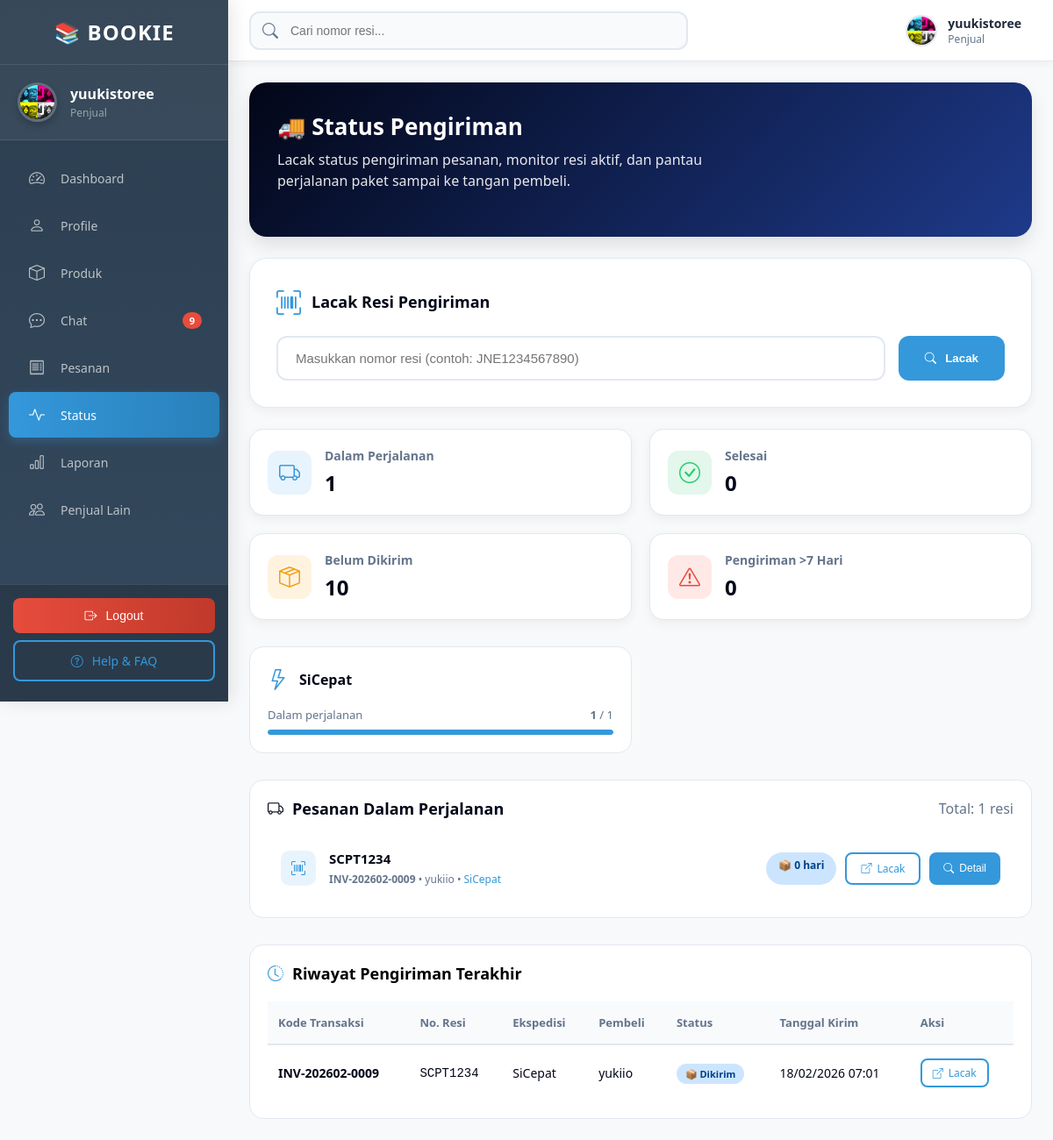
The app's page /penjual/status.php (signed in) with its own data.
### tables this page shows
CREATE TABLE `users` (
  `id` int(11) NOT NULL,
  `nama` varchar(100) NOT NULL,
  `email` varchar(100) NOT NULL,
  `no_hp` varchar(20) DEFAULT NULL,
  `alamat` text DEFAULT NULL,
  `foto` varchar(255) DEFAULT NULL,
  `password` varchar(255) NOT NULL,
  `role` enum('super_admin','penjual','pembeli') DEFAULT 'pembeli',
  `created_at` timestamp NOT NULL DEFAULT current_timestamp(),
  `aktif` enum('ya','tidak') DEFAULT 'ya',
  `status` enum('online','offline') DEFAULT 'offline',
  `last_activity` datetime DEFAULT NULL
);

CREATE TABLE `transaksi` (
  `id` int(11) NOT NULL,
  `kode_transaksi` varchar(50) NOT NULL,
  `id_user` int(11) NOT NULL,
  `penjual_id` int(11) NOT NULL,
  `total` int(11) NOT NULL,
  `status` enum('pending','dibayar','dikirim','selesai') DEFAULT 'pending',
  `bukti_transfer` varchar(255) DEFAULT NULL,
  `catatan` text DEFAULT NULL,
  `no_resi` varchar(50) DEFAULT NULL,
  `resi_ekspedisi` varchar(30) DEFAULT NULL,
  `created_at` timestamp NOT NULL DEFAULT current_timestamp(),
  `updated_at` timestamp NULL DEFAULT NULL ON UPDATE current_timestamp()
);

### penjual/status.php (the view, shortened to what this page needs)
<?php
include "../config/database.php";
$idPenjual = $_SESSION['user']['id'];
$qUser = mysqli_query($conn, "SELECT * FROM users WHERE id='$idPenjual' LIMIT 1");
$user  = mysqli_fetch_assoc($qUser);
$namaPenjual = $user['nama'] ?? 'Penjual';
$fotoUser = $user['foto'] ?? '';
$fotoPath = (!empty($fotoUser) && file_exists("../uploads/" . $fotoUser))
    ? "../uploads/" . $fotoUser
    : "../assets/img/user.png";
$qUnreadChat = mysqli_query($conn, "
    SELECT COUNT(*) as total FROM chat
    WHERE penerima_id = '$idPenjual'
    AND dibaca = 0
");
$unreadChat = 0;
if ($qUnreadChat) {
    $dataChat = mysqli_fetch_assoc($qUnreadChat);
    $unreadChat = $dataChat['total'] ?? 0;
}
$qResiAktif = mysqli_query($conn, "
    SELECT
        t.id,
        CONCAT('INV-', DATE_FORMAT(t.created_at, '%Y%m'), '-', LPAD(t.id, 4, '0')) as kode_transaksi,
        t.no_resi,
        t.resi_ekspedisi,
        t.created_at as tgl_kirim,
        t.updated_at,
        t.status,
        u.nama as nama_pembeli,
        u.alamat as alamat_pembeli
    FROM transaksi t
    LEFT JOIN users u ON t.id_user = u.id
    LEFT JOIN transaksi_detail td ON t.id = td.id_transaksi
    LEFT JOIN produk p ON td.id_produk = p.id
    WHERE p.id_penjual = '$idPenjual'
        AND t.status IN ('dikirim', 'selesai')
        AND t.no_resi IS NOT NULL
        AND t.no_resi != ''
    GROUP BY t.id
    ORDER BY t.created_at DESC
    LIMIT 50
");
$qEkspedisi = mysqli_query($conn, "
    SELECT
        t.resi_ekspedisi as kurir,
        COUNT(*) as total,
        SUM(CASE WHEN t.status = 'dikirim' THEN 1 ELSE 0 END) as dalam_perjalanan,
        SUM(CASE WHEN t.status = 'selesai' THEN 1 ELSE 0 END) as selesai
    FROM transaksi t
    LEFT JOIN transaksi_detail td ON t.id = td.id_transaksi
    LEFT JOIN produk p ON td.id_produk = p.id
    WHERE p.id_penjual = '$idPenjual'
        AND t.no_resi IS NOT NULL
        AND t.no_resi != ''
    GROUP BY t.resi_ekspedisi
    ORDER BY total DESC
");
$qStatPengiriman = mysqli_query($conn, "
    SELECT
        SUM(CASE WHEN t.status = 'dikirim' AND t.no_resi IS NOT NULL AND t.no_resi != '' THEN 1 ELSE 0 END) as dalam_perjalanan,
        SUM(CASE WHEN t.status = 'selesai' THEN 1 ELSE 0 END) as selesai,
        SUM(CASE WHEN t.status IN ('pending', 'dibayar') THEN 1 ELSE 0 END) as belum_dikirim,
        SUM(CASE WHEN t.status = 'dikirim' AND DATEDIFF(NOW(), t.created_at) > 7 THEN 1 ELSE 0 END) as lama
    FROM transaksi t
    LEFT JOIN transaksi_detail td ON t.id = td.id_transaksi
    LEFT JOIN produk p ON td.id_produk = p.id
    WHERE p.id_penjual = '$idPenjual'
");
$statPengiriman = mysqli_fetch_assoc($qStatPengiriman);
$qRiwayat = mysqli_query($conn, "
    SELECT
        CONCAT('INV-', DATE_FORMAT(t.created_at, '%Y%m'), '-', LPAD(t.id, 4, '0')) as kode_transaksi,
        t.no_resi,
        t.resi_ekspedisi,
        t.status,
        t.created_at,
        t.updated_at,
        u.nama as nama_pembeli
    FROM transaksi t
    LEFT JOIN users u ON t.id_user = u.id
    LEFT JOIN transaksi_detail td ON t.id = td.id_transaksi
    LEFT JOIN produk p ON td.id_produk = p.id
    WHERE p.id_penjual = '$idPenjual'
        AND t.no_resi IS NOT NULL
        AND t.no_resi != ''
    GROUP BY t.id
    ORDER BY t.updated_at DESC
    LIMIT 10
");
function getTrackingLink($no_resi, $kurir = '') {
    $links = [
        'JNE' => 'https://www.jne.co.id/id/beranda/tracking/trace?noresi=',
        'J&T' => 'https://jet.co.id/tracking/?resi=',
        'JNT' => 'https://jet.co.id/tracking/?resi=',
        'SICEPAT' => 'https://www.sicepat.com/tracking/',
        'SPX' => 'https://track.spx.co.id/',
        'POS' => 'https://www.posindonesia.co.id/id/tracking/',
        'ANTERAJA' => 'https://anteraja.id/tracking-resi/',
        'NINJA' => 'https://ninja.id/tracking/',
        'GOSEND' => 'https://gosend.co/track/',
        'GRAB' => 'https://grab.com/id/express/track/'
    ];
    $default = 'https://cekresi.com/?noresi=';
    return $default . $no_resi;
}
?>
<!DOCTYPE html>
<html lang="id">
<head>
    <link rel="stylesheet" href="https://cdn.jsdelivr.net/npm/bootstrap-icons@1.11.0/font/bootstrap-icons.css">
</head>
<body>
<div class="sidebar" id="sidebar">
    <div class="sidebar-logo">
        <span>📚 BOOKIE</span>
    </div>
    <a href="profile.php" class="sidebar-profile">
        <img src="<?= htmlspecialchars($fotoPath) ?>" alt="Profile">
        <div>
            <div class="name"><?= htmlspecialchars($namaPenjual) ?></div>
            <div class="role">Penjual</div>
        </div>
    </a>
    <div class="sidebar-menu">
        <a href="dashboard.php" class="menu-item">
            <i class="bi bi-speedometer2"></i>
            <span>Dashboard</span>
        </a>
        <a href="profile.php" class="menu-item">
            <i class="bi bi-person"></i>
            <span>Profile</span>
        </a>
        <a href="produk.php" class="menu-item">
            <i class="bi bi-box"></i>
            <span>Produk</span>
        </a>
        <a href="chat/chat.php" class="menu-item">
            <i class="bi bi-chat-dots"></i>
            <span>Chat</span>
            <?php if($unreadChat > 0): ?>
            <span class="menu-badge"><?= $unreadChat ?></span>
            <?php endif; ?>
        </a>
        <a href="pesanan.php" class="menu-item">
            <i class="bi bi-receipt"></i>
            <span>Pesanan</span>
        </a>
        <a href="status.php" class="menu-item active">
            <i class="bi bi-activity"></i>
            <span>Status</span>
        </a>
        <a href="laporan.php" class="menu-item">
            <i class="bi bi-bar-chart"></i>
            <span>Laporan</span>
        </a>
        <a href="penjual_lain.php" class="menu-item">
            <i class="bi bi-people"></i>
            <span>Penjual Lain</span>
        </a>
    </div>
    <div class="sidebar-footer">
        <button class="footer-btn logout" onclick="logout()">
            <i class="bi bi-box-arrow-right"></i>
            <span>Logout</span>
        </button>
        <a href="help.php" class="footer-btn help">
            <i class="bi bi-question-circle"></i>
            <span>Help & FAQ</span>
        </a>
    </div>
</div>
<div class="top-bar" id="topBar">
    <div class="search-container" id="searchContainer">
        <i class="bi bi-search search-icon"></i>
        <input type="text" id="searchResi" class="search-box" placeholder="Cari nomor resi..."
               onkeypress="if(event.key === 'Enter') trackResi()">
    </div>
    <div class="top-bar-right">
        <a href="profile.php" class="user-profile-top">
            <img src="<?= htmlspecialchars($fotoPath) ?>" alt="Profile">
            <div class="user-info-top">
                <div class="name"><?= htmlspecialchars($namaPenjual) ?></div>
                <div class="role">Penjual</div>
            </div>
        </a>
    </div>
</div>
<div class="main-content" id="mainContent">
    <div class="hero">
        <h2>🚚 Status Pengiriman</h2>
        <p>
            Lacak status pengiriman pesanan, monitor resi aktif,
            dan pantau perjalanan paket sampai ke tangan pembeli.
        </p>
    </div>
    <div class="track-card">
        <div class="track-title">
            <i class="bi bi-upc-scan"></i>
            <h3>Lacak Resi Pengiriman</h3>
        </div>
        <div class="track-input-group">
            <input type="text" id="resiInput" class="track-input"
                   placeholder="Masukkan nomor resi (contoh: JNE1234567890)"
                   autocomplete="off">
            <button onclick="trackResi()" class="track-btn">
                <i class="bi bi-search"></i> Lacak
            </button>
        </div>
    </div>
    <div class="stats-grid">
        <div class="stat-card">
            <div class="stat-icon blue">
                <i class="bi bi-truck"></i>
            </div>
            <div class="stat-info">
                <h4>Dalam Perjalanan</h4>
                <div class="number"><?= $statPengiriman['dalam_perjalanan'] ?? 0 ?></div>
            </div>
        </div>
        <div class="stat-card">
            <div class="stat-icon green">
                <i class="bi bi-check-circle"></i>
            </div>
            <div class="stat-info">
                <h4>Selesai</h4>
                <div class="number"><?= $statPengiriman['selesai'] ?? 0 ?></div>
            </div>
        </div>
        <div class="stat-card">
            <div class="stat-icon orange">
                <i class="bi bi-box-seam"></i>
            </div>
            <div class="stat-info">
                <h4>Belum Dikirim</h4>
                <div class="number"><?= $statPengiriman['belum_dikirim'] ?? 0 ?></div>
            </div>
        </div>
        <div class="stat-card">
            <div class="stat-icon red">
                <i class="bi bi-exclamation-triangle"></i>
            </div>
            <div class="stat-info">
                <h4>Pengiriman >7 Hari</h4>
                <div class="number"><?= $statPengiriman['lama'] ?? 0 ?></div>
            </div>
        </div>
    </div>
    <div class="ekspedisi-grid">
        <?php
        $kurirIcons = [
            'JNE' => 'bi-truck',
            'J&T' => 'bi-truck',
            'JNT' => 'bi-truck',
            'SICEPAT' => 'bi-lightning',
            'SPX' => 'bi-box',
            'POS' => 'bi-envelope',
            'ANTERAJA' => 'bi-box',
            'NINJA' => 'bi-truck',
            'GOSEND' => 'bi-bicycle',
            'GRAB' => 'bi-bicycle'
        ];
        if (mysqli_num_rows($qEkspedisi) > 0) {
            mysqli_data_seek($qEkspedisi, 0);
            while ($eks = mysqli_fetch_assoc($qEkspedisi)):
                $persentase = $eks['total'] > 0 ? round(($eks['dalam_perjalanan'] / $eks['total']) * 100) : 0;
                $icon = $kurirIcons[strtoupper($eks['kurir'])] ?? 'bi-truck';
        ?>
        <div class="ekspedisi-card">
            <div class="ekspedisi-header">
                <i class="bi <?= $icon ?>"></i>
                <h4><?= htmlspecialchars($eks['kurir'] ?: 'Lainnya') ?></h4>
            </div>
            <div class="ekspedisi-stats">
                <span>Dalam perjalanan</span>
                <span><strong><?= $eks['dalam_perjalanan'] ?></strong> / <?= $eks['total'] ?></span>
            </div>
            <div class="progress-bar">
                <div class="progress-fill" style="width: <?= $persentase ?>%;"></div>
            </div>
        </div>
        <?php
            endwhile;
        }
        ?>
    </div>
    <div class="resi-list">
        <div class="resi-header">
            <h3>
                <i class="bi bi-truck"></i>
                Pesanan Dalam Perjalanan
            </h3>
            <span style="color: #64748b;">Total: <?= mysqli_num_rows($qResiAktif) ?> resi</span>
        </div>
        <?php if (mysqli_num_rows($qResiAktif) > 0): ?>
            <?php mysqli_data_seek($qResiAktif, 0); ?>
            <?php while ($resi = mysqli_fetch_assoc($qResiAktif)):
                $hari = floor((time() - strtotime($resi['tgl_kirim'])) / (60 * 60 * 24));
                $statusClass = $hari > 7 ? 'status-lama' : ($resi['status'] == 'selesai' ? 'status-selesai' : 'status-dikirim');
                $statusText = $resi['status'] == 'selesai' ? '✅ Selesai' : ($hari > 7 ? "⚠️ {$hari} hari" : "📦 {$hari} hari");
                $trackLink = getTrackingLink($resi['no_resi'], $resi['resi_ekspedisi']);
            ?>
            <div class="resi-item">
                <div class="resi-info">
                    <div class="resi-icon">
                        <i class="bi bi-upc-scan"></i>
                    </div>
                    <div class="resi-detail">
                        <h5><?= htmlspecialchars($resi['no_resi']) ?></h5>
                        <p>
                            <strong><?= htmlspecialchars($resi['kode_transaksi']) ?></strong> •
                            <?= htmlspecialchars($resi['nama_pembeli']) ?>
                            <?php if ($resi['resi_ekspedisi']): ?>
                                • <span style="color: #3498db;"><?= htmlspecialchars($resi['resi_ekspedisi']) ?></span>
                            <?php endif; ?>
                        </p>
                    </div>
                </div>
                <div class="resi-actions">
                    <span class="resi-status <?= $statusClass ?>">
                        <?= $statusText ?>
                    </span>
                    <a href="<?= $trackLink ?>" target="_blank" class="btn-sm btn-outline">
                        <i class="bi bi-box-arrow-up-right"></i> Lacak
                    </a>
                    <button onclick="trackResi('<?= $resi['no_resi'] ?>')" class="btn-sm btn-primary">
                        <i class="bi bi-search"></i> Detail
                    </button>
                </div>
            </div>
            <?php endwhile; ?>
        <?php endif; ?>
    </div>
    <div class="riwayat-table">
        <h3 style="display: flex; align-items: center; gap: 10px; margin-bottom: 20px; font-size: 18px;">
            <i class="bi bi-clock-history" style="color: #3498db;"></i>
            Riwayat Pengiriman Terakhir
        </h3>
        <?php if (mysqli_num_rows($qRiwayat) > 0): ?>
        <table>
            <thead>
                <tr>
                    <th>Kode Transaksi</th>
                    <th>No. Resi</th>
                    <th>Ekspedisi</th>
                    <th>Pembeli</th>
                    <th>Status</th>
                    <th>Tanggal Kirim</th>
                    <th>Aksi</th>
                </tr>
            </thead>
            <tbody>
                <?php mysqli_data_seek($qRiwayat, 0); ?>
                <?php while ($row = mysqli_fetch_assoc($qRiwayat)):
                    $trackLink = getTrackingLink($row['no_resi'], $row['resi_ekspedisi']);
                ?>
                <tr>
                    <td><strong><?= htmlspecialchars($row['kode_transaksi']) ?></strong></td>
                    <td style="font-family: monospace;"><?= htmlspecialchars($row['no_resi']) ?></td>
                    <td><?= htmlspecialchars($row['resi_ekspedisi'] ?: '-') ?></td>
                    <td><?= htmlspecialchars($row['nama_pembeli']) ?></td>
                    <td>
                        <span class="badge badge-<?= $row['status'] ?>">
                            <?= $row['status'] == 'dikirim' ? '📦 Dikirim' : '✅ Selesai' ?>
                        </span>
                    </td>
                    <td><?= date('d/m/Y H:i', strtotime($row['created_at'])) ?></td>
                    <td>
                        <a href="<?= $trackLink ?>" target="_blank" class="btn-outline-sm">
                            <i class="bi bi-box-arrow-up-right"></i> Lacak
                        </a>
                    </td>
                </tr>
                <?php endwhile; ?>
            </tbody>
        </table>
        <?php endif; ?>
    </div>
</div>
</body>
</html>

### records on screen
users: foto (picture), nama "yuukistoree"
transaksi: no_resi "SCPT1234", kode_transaksi "INV-202602-0009", id_user.nama "yukiio", resi_ekspedisi "SiCepat", statusText "📦 0 hari"

### other values on screen
$unreadChat "9"
$statPengiriman['dalam_perjalanan'] "1"
$statPengiriman['selesai'] "0"
$statPengiriman['belum_dikirim'] "10"
$statPengiriman['lama'] "0"
$eks['kurir'] ?: 'Lainnya' "SiCepat"
$eks['dalam_perjalanan'] "1"
$eks['total'] "1"
mysqli_num_rows($qResiAktif) "1"
$row['kode_transaksi'] "INV-202602-0009"
$row['no_resi'] "SCPT1234"
$row['resi_ekspedisi'] ?: '-' "SiCepat"
$row['nama_pembeli'] "yukiio"
date('d/m/Y H:i', strtotime($row['created_at'])) "18/02/2026 07:01"
